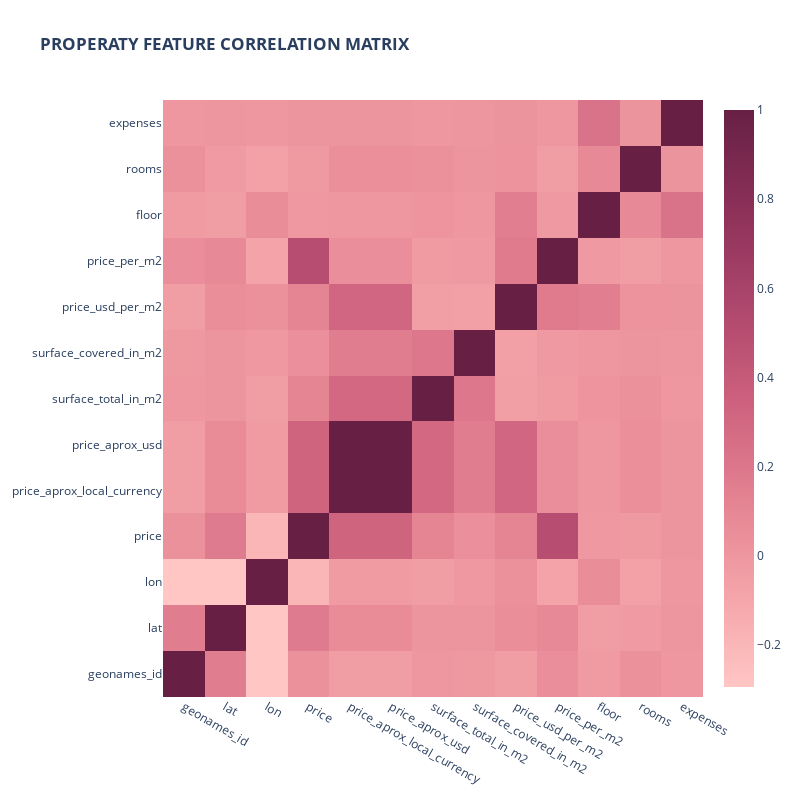

Source (notebook cell):
### Code cell
import plotly.io as pio
#
pio.show(test, engine='kaleido')

### Figure 1 — Plotly figure (JSON) as saved in the notebook; plotly's stock layout.template omitted (floating-point values rounded to 4 significant figures; data arrays with more than 128 entries replaced by an {"elided": "..."} marker saying what was removed)
{"data": [{"colorscale": [[0, "rgb(255, 198, 196)"], [0.1667, "rgb(244, 163, 168)"], [0.3333, "rgb(227, 129, 145)"], [0.5, "rgb(204, 96, 125)"], [0.6667, "rgb(173, 70, 108)"], [0.8333, "rgb(139, 48, 88)"], [1, "rgb(103, 32, 68)"]], "type": "heatmap", "x": ["geonames_id", "lat", "lon", "price", "price_aprox_local_currency", "price_aprox_usd", "surface_total_in_m2", "surface_covered_in_m2", "price_usd_per_m2", "price_per_m2", "floor", "rooms", "expenses"], "y": ["geonames_id", "lat", "lon", "price", "price_aprox_local_currency", "price_aprox_usd", "surface_total_in_m2", "surface_covered_in_m2", "price_usd_per_m2", "price_per_m2", "floor", "rooms", "expenses"], "z": {"elided": "13x13 float values"}}], "layout": {"height": 800, "title": {"text": "<b>PROPERATY FEATURE CORRELATION MATRIX"}, "width": 800, "xaxis": {"anchor": "y", "domain": [0, 1]}, "yaxis": {"anchor": "x", "domain": [0, 1]}}}
